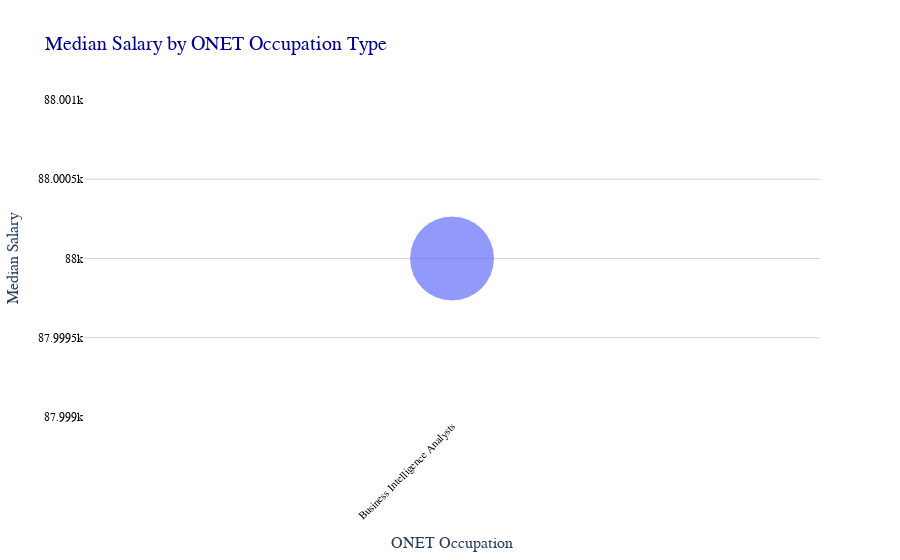

The notebook cell this image was saved under:
### Markdown cell above
# Salary Analysis by ONET Occupation Type (Bubble Chart)
- Analyze how salaries differ across ONET occupation types.
- **Aggregate Data**
  - Compute **median salary** for each occupation in the **ONET taxonomy**.
- **Visualize results**
  - Create a **bubble chart** where:
    - **X-axis** = `ONET_NAME`
    - **Y-axis** = `Median Salary`
    - **Size** = Number of job postings
  - Apply custom colors and font styles.
- **Explanation:** Write two sentences about what the graph reveals.

### Code cell
# Your code for 7th question here
from pyspark.sql.functions import col, count, expr, percentile_approx
import pandas as pd
import plotly.express as px

salary_df = df.filter(
    (col("ONET_NAME").isNotNull()) &
    (col("SALARY_FROM").isNotNull()) &
    (col("SALARY_FROM") > 0)
)

median_salary_df = (
    salary_df.groupBy("ONET_NAME")
    .agg(
        percentile_approx("SALARY_FROM", 0.5).alias("MEDIAN_SALARY"),
        count("*").alias("POSTING_COUNT")
    )
)

pdf = median_salary_df.toPandas()

fig = px.scatter(
    pdf,
    x="ONET_NAME",
    y="MEDIAN_SALARY",
    size="POSTING_COUNT",
    title="Median Salary by ONET Occupation Type",
    color="ONET_NAME",
    size_max=60
)

fig.update_layout(
    font=dict(family="Times New Roman", size=14),
    title_font=dict(family="Times New Roman", size=20, color="darkblue"),
    xaxis=dict(
        title="ONET Occupation",
        title_font=dict(size=16),
        tickangle=-45,
        tickfont=dict(size=11, color="black")
    ),
    yaxis=dict(
        title="Median Salary",
        title_font=dict(size=16),
        tickfont=dict(size=12, color="black"),
        showgrid=True,
        gridcolor="lightgray"
    ),
    plot_bgcolor="white",
    showlegend=False
)

fig.show()

### Figure 1 — Plotly figure (JSON) as saved in the notebook; plotly's stock layout.template omitted (floating-point values rounded to 4 significant figures)
{"data": [{"hovertemplate": "ONET_NAME=%{x}<br>MEDIAN_SALARY=%{y}<br>POSTING_COUNT=%{marker.size}<extra></extra>", "legendgroup": "Business Intelligence Analysts", "marker": {"color": "#636efa", "size": [32408], "sizemode": "area", "sizeref": 9.002, "symbol": "circle"}, "mode": "markers", "name": "Business Intelligence Analysts", "orientation": "v", "showlegend": true, "type": "scatter", "x": ["Business Intelligence Analysts"], "xaxis": "x", "y": [88000], "yaxis": "y"}], "layout": {"font": {"family": "Times New Roman", "size": 14}, "legend": {"itemsizing": "constant", "title": {"text": "ONET_NAME"}, "tracegroupgap": 0}, "plot_bgcolor": "white", "showlegend": false, "title": {"font": {"color": "darkblue", "family": "Times New Roman", "size": 20}, "text": "Median Salary by ONET Occupation Type"}, "xaxis": {"anchor": "y", "categoryarray": ["Business Intelligence Analysts"], "categoryorder": "array", "domain": [0, 1], "tickangle": -45, "tickfont": {"color": "black", "size": 11}, "title": {"font": {"size": 16}, "text": "ONET Occupation"}}, "yaxis": {"anchor": "x", "domain": [0, 1], "gridcolor": "lightgray", "showgrid": true, "tickfont": {"color": "black", "size": 12}, "title": {"font": {"size": 16}, "text": "Median Salary"}}}}
